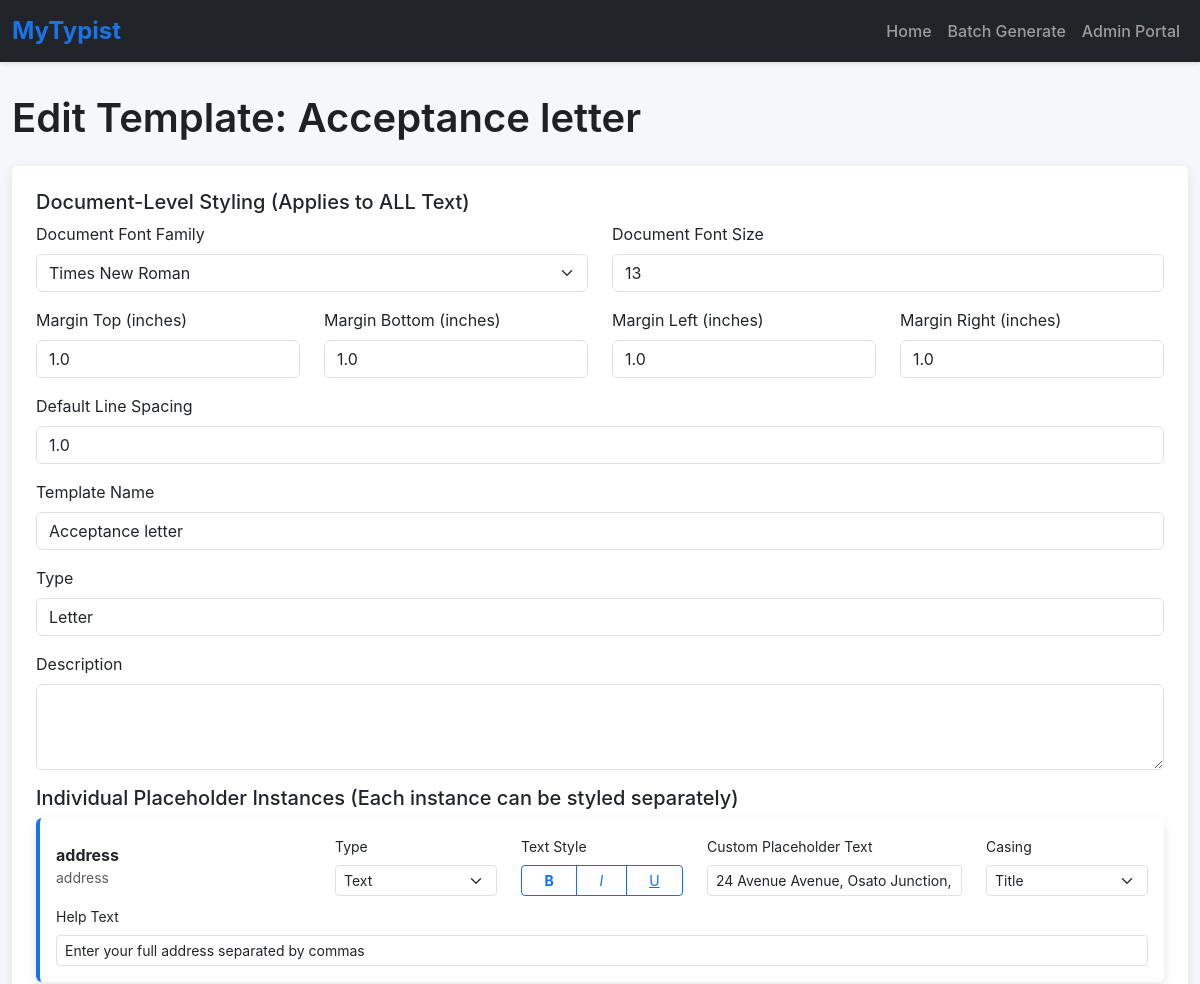
The app's page /admin/template/2/edit?key=SecretAdmin123 (upper part), older data.
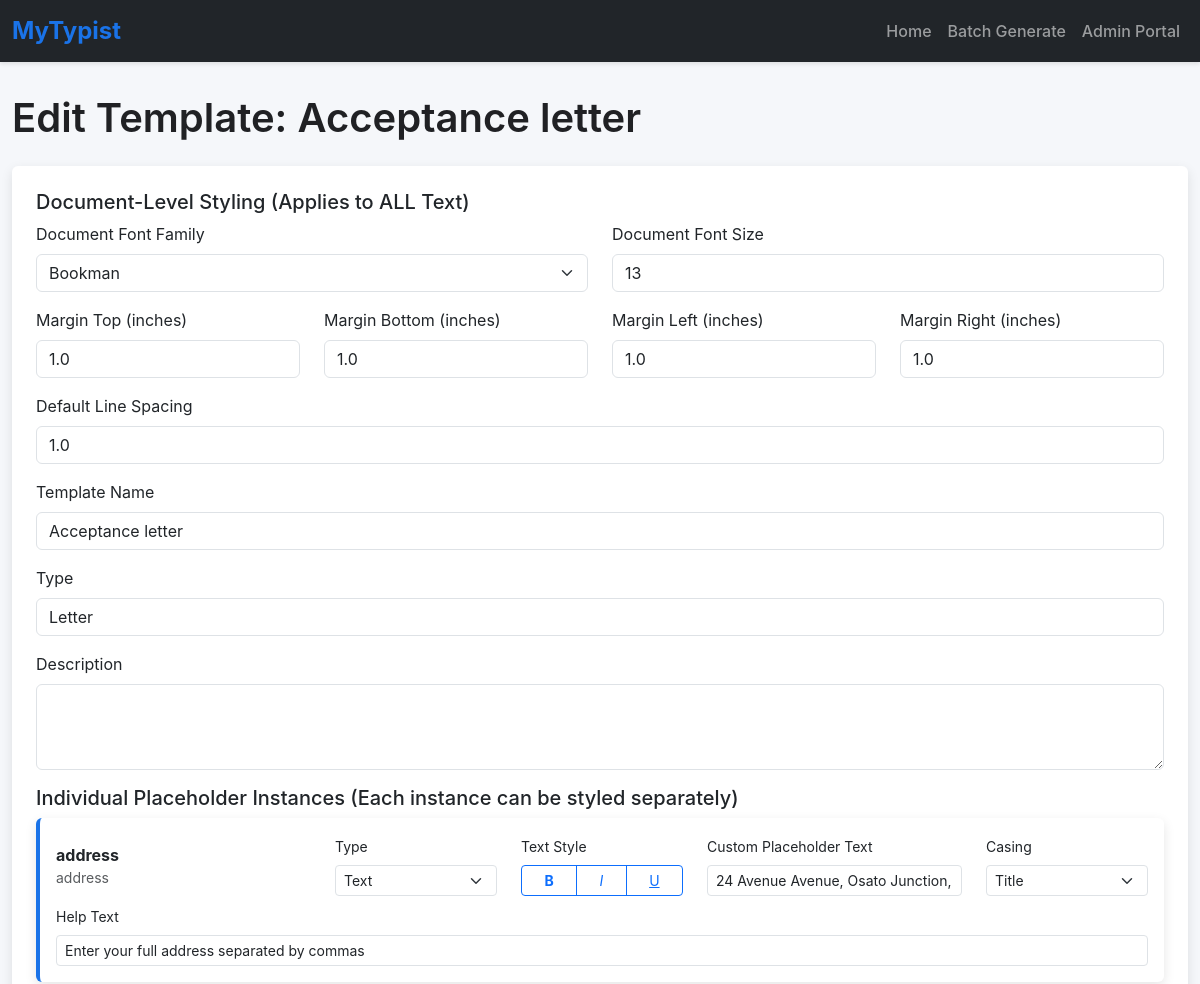
The same page, newer data.
### app.py (models this page shows)
class Template(db.Model):
    __tablename__ = 'template'
    id = db.Column(db.Integer, primary_key=True)
    name = db.Column(db.String(100), nullable=False)
    type = db.Column(db.String(50), nullable=False)
    file_path = db.Column(db.String(200), nullable=False)
    description = db.Column(db.Text)
    font_family = db.Column(db.String(50), default='Times New Roman')
    font_size = db.Column(db.Integer, default=12)
    margin_top = db.Column(db.Float, default=1.0)
    margin_bottom = db.Column(db.Float, default=1.0)
    margin_left = db.Column(db.Float, default=1.0)
    margin_right = db.Column(db.Float, default=1.0)
    default_line_spacing = db.Column(db.Float, default=1.0)
    is_active = db.Column(db.Boolean, default=True)
    created_at = db.Column(db.DateTime, default=lambda: datetime.now(timezone.utc))
    updated_at = db.Column(db.DateTime, default=lambda: datetime.now(timezone.utc),
                          onupdate=lambda: datetime.now(timezone.utc))
    placeholders = db.relationship('Placeholder', back_populates='template',
                                   cascade="all, delete-orphan")
    created_documents = db.relationship('CreatedDocument', back_populates='template',
                                        cascade="all, delete-orphan")

### app.py (the view, shortened to what this page needs)
@app.route('/admin/template/<int:template_id>/edit', methods=['GET', 'POST'])
def admin_edit_template(template_id):
    key = request.args.get('key') or request.form.get('key')
    if key != app.config['ADMIN_KEY']:
        abort(403)
    template = Template.query.get_or_404(template_id)
    if request.method == 'GET':
        placeholders = Placeholder.query.filter_by(template_id=template_id).order_by(Placeholder.sort_order).all()
        return render_template('admin/edit_template.html', template=template, placeholders=placeholders, admin_key=key)

### templates/admin/edit_template.html (shortened to what the changed rows need)
{% extends 'base.html' %}
{% block content %}
    <h1 class="mb-4">Edit Template: {{ template.name }}</h1>
    <form method="POST" class="card p-4">
        <h5>Document-Level Styling (Applies to ALL Text)</h5>
        <div class="row mb-3">
            <div class="col-md-6">
                <label for="font_family" class="form-label">Document Font Family</label>
                <select class="form-select" id="font_family" name="font_family" required>
                    <option value="Times New Roman" {% if template.font_family == 'Times New Roman' %}selected{% endif %}>Times New Roman</option>
                    <option value="Bookman" {% if template.font_family == 'Bookman' %}selected{% endif %}>Bookman</option>
                </select>
            </div>
            <div class="col-md-6">
                <label for="font_size" class="form-label">Document Font Size</label>
                <input type="number" class="form-control" id="font_size" name="font_size" value="{{ template.font_size }}" min="8" max="72" required>
            </div>
        </div>
        <div class="row mb-3">
            <div class="col-md-3">
                <label for="margin_top" class="form-label">Margin Top (inches)</label>
                <input type="number" class="form-control" id="margin_top" name="margin_top" value="{{ template.margin_top }}" step="0.1" required>
            </div>
            <div class="col-md-3">
                <label for="margin_bottom" class="form-label">Margin Bottom (inches)</label>
                <input type="number" class="form-control" id="margin_bottom" name="margin_bottom" value="{{ template.margin_bottom }}" step="0.1" required>
            </div>
            <div class="col-md-3">
                <label for="margin_left" class="form-label">Margin Left (inches)</label>
                <input type="number" class="form-control" id="margin_left" name="margin_left" value="{{ template.margin_left }}" step="0.1" required>
            </div>
            <div class="col-md-3">
                <label for="margin_right" class="form-label">Margin Right (inches)</label>
                <input type="number" class="form-control" id="margin_right" name="margin_right" value="{{ template.margin_right }}" step="0.1" required>
            </div>
        </div>
        <div class="mb-3">
            <label for="default_line_spacing" class="form-label">Default Line Spacing</label>
            <input type="number" class="form-control" id="default_line_spacing" name="default_line_spacing" value="{{ template.default_line_spacing }}" step="0.1" required>
        </div>
        <div class="mb-3">
            <label for="name" class="form-label">Template Name</label>
            <input type="text" class="form-control" id="name" name="name" value="{{ template.name }}" required>
        </div>
        <div class="mb-3">
            <label for="type" class="form-label">Type</label>
            <input type="text" class="form-control" id="type" name="type" value="{{ template.type }}" required>
        </div>
        <div class="mb-3">
        </div>
        <h5>Individual Placeholder Instances (Each {{ name }} instance can be styled separately)</h5>
        {% for placeholder in placeholders %}
        <div class="card mb-2" style="border-left: 4px solid #1a73e8;">
        </div>
        {% endfor %}
    </form>
{% endblock %}

Row changes from the older to the newer data that the page shows:
changed Template "Acceptance letter": font_family "Times New Roman" → "Bookman"
